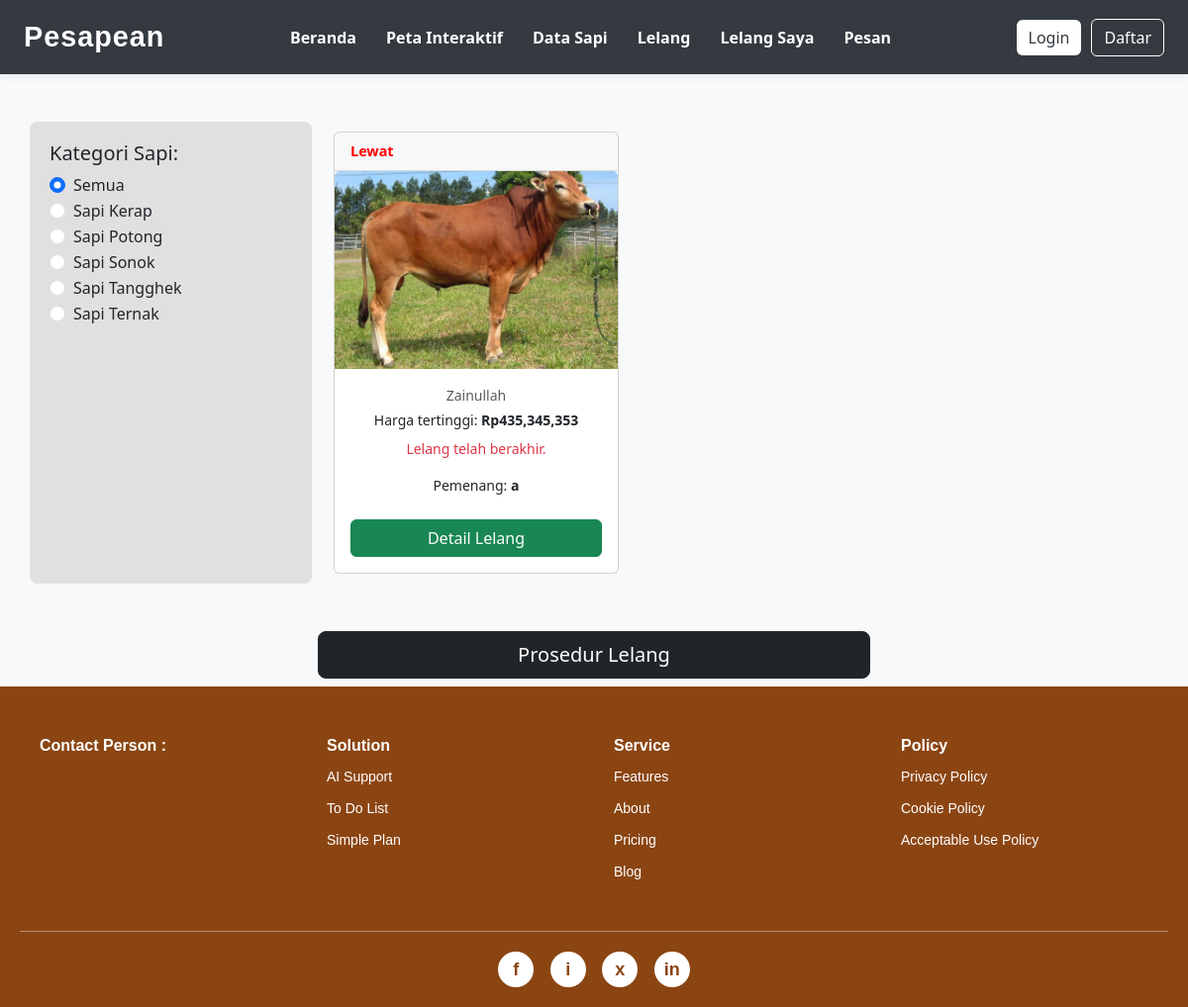
The page /pembeli/lelang.php on the database as committed earlier.
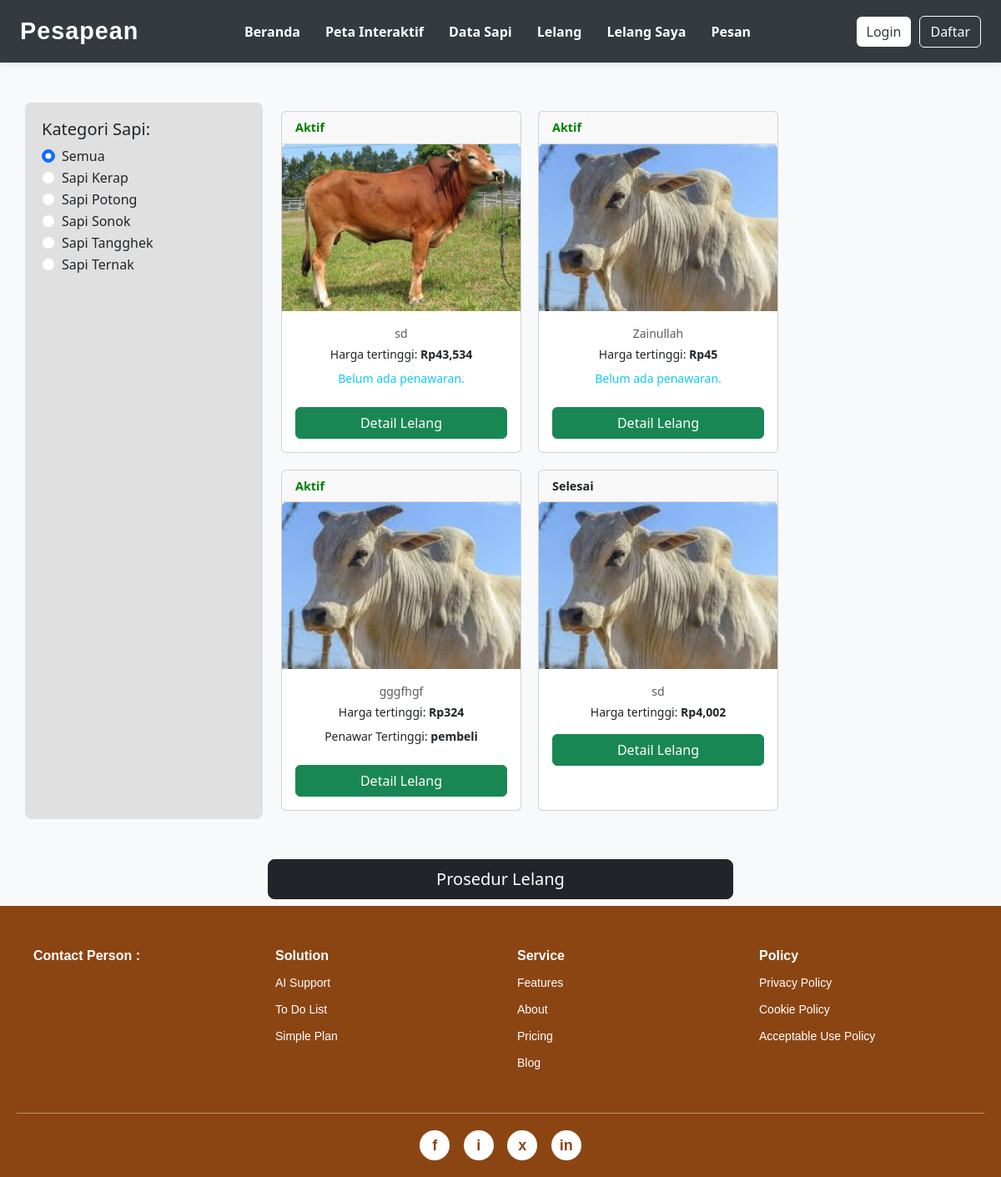
The same page on the database as committed later.
### tables this page shows
CREATE TABLE `macamsapi` (
  `id_macamSapi` int(11) NOT NULL,
  `name` varchar(100) DEFAULT NULL
);

CREATE TABLE `data_sapi` (
  `id_sapi` int(11) NOT NULL,
  `id_macamSapi` int(11) DEFAULT NULL,
  `foto_sapi` varchar(255) DEFAULT NULL,
  `harga_sapi` int(11) DEFAULT NULL,
  `nama_pemilik` varchar(100) DEFAULT NULL,
  `alamat_pemilik` varchar(255) DEFAULT NULL,
  `nomor_pemilik` varchar(20) DEFAULT NULL,
  `email_pemilik` varchar(100) DEFAULT NULL,
  `createdAt` datetime DEFAULT NULL,
  `updatedAt` datetime DEFAULT NULL,
  `latitude` varchar(50) DEFAULT NULL,
  `longitude` varchar(50) DEFAULT NULL,
  `jenis_kelamin` enum('jantan','betina') DEFAULT NULL,
  `id_user_penjual` int(11) DEFAULT NULL
);

CREATE TABLE `lelang` (
  `id_lelang` int(11) NOT NULL,
  `id_sapi` int(11) DEFAULT NULL,
  `harga_awal` int(11) DEFAULT NULL,
  `harga_tertinggi` int(11) DEFAULT NULL,
  `id_penawaranTertinggi` int(11) DEFAULT NULL,
  `batas_waktu` datetime DEFAULT NULL,
  `status` varchar(50) DEFAULT NULL,
  `approved_by_admin` tinyint(1) DEFAULT '0',
  `approved_at` datetime DEFAULT NULL,
  `id_admin_approver` int(11) DEFAULT NULL,
  `createdAt` datetime DEFAULT NULL,
  `updatedAt` datetime DEFAULT NULL,
  `id_user` int(11) DEFAULT NULL
);

CREATE TABLE `users` (
  `id_user` int(11) NOT NULL,
  `username` varchar(50) DEFAULT NULL,
  `email` varchar(100) DEFAULT NULL,
  `password` varchar(100) DEFAULT NULL,
  `createdAt` datetime DEFAULT NULL,
  `updateAt` datetime DEFAULT NULL,
  `id_role` int(11) DEFAULT NULL
);

### pembeli/lelang.php (the view, shortened to what this page needs)
<?php
include '../koneksi.php';
mysqli_query($koneksi, "
    UPDATE lelang
    SET status = 'Lewat', updatedAt = NOW()
    WHERE batas_waktu < NOW() AND status = 'Aktif'
");
$queryKategori = mysqli_query($koneksi, "SELECT id_macamSapi, name FROM macamSapi ORDER BY name ASC");
$selectedKategori = isset($_GET['kategori']) ? $_GET['kategori'] : 'semua';
$queryDataSapi = mysqli_query($koneksi, "
    SELECT
        ds.id_sapi,
        ds.foto_sapi,
        ds.nama_pemilik,
        ms.name AS kategori,
        l.id_lelang,
        l.harga_tertinggi,
        l.status,
        l.batas_waktu,
        u.username AS nama_penawar_tertinggi,
        u.id_user AS id_penawar_tertinggi -- Menambahkan ID penawar tertinggi
    FROM data_sapi ds
    INNER JOIN macamSapi ms ON ds.id_macamSapi = ms.id_macamSapi
    INNER JOIN lelang l ON ds.id_sapi = l.id_sapi
    LEFT JOIN Penawaran p ON l.id_penawaranTertinggi = p.id_penawaran -- Gabung dengan Penawaran
    LEFT JOIN users u ON p.id_user = u.id_user -- Gabung dengan users untuk detail penawar
    WHERE l.status != 'Pending' AND l.status != 'Ditolak' " .
    ($selectedKategori != 'semua' ? "AND ms.id_macamSapi = '" . mysqli_real_escape_string($koneksi, $selectedKategori) . "'" : "") . "
    ORDER BY l.createdAt DESC
");
?>
<!DOCTYPE html>
<html>
<head>
    <link rel="stylesheet" href="../style.css">
    <link href="https://cdn.jsdelivr.net/npm/bootstrap@5.3.3/dist/css/bootstrap.min.css" rel="stylesheet">
    <link rel="stylesheet" href="https://cdnjs.cloudflare.com/ajax/libs/font-awesome/6.5.0/css/all.min.css" />
</head>
<body class="bg-light">
    <header class="main-header">
        <nav class="navbar">
            <div class="logo">
                <a href="../pembeli/beranda.php">Pesapean</a>
            </div>
            <ul class="nav-links">
                <li><a href="../pembeli/beranda.php">Beranda</a></li>
                <li><a href="../pembeli/peta.php">Peta Interaktif</a></li>
                <li><a href="../pembeli/data_sapi.php?jenis=sonok">Data Sapi</a></li>
                <li><a href="../pembeli/lelang.php">Lelang</a></li>
                <li><a href="../pembeli/lelang_diikuti.php">Lelang Saya</a></li>
                <li><a href="../pembeli/pesan.php">Pesan</a></li>
            </ul>
            <div class="auth-links">
                <?php
                if (isset($_SESSION['id_user'])) {
                    echo '<a href="../auth/profile.php" class="btn btn-primary">Profile</a>';
                } else {
                    echo '<a href="../login.php" class="btn btn-primary">Login</a>';
                    echo '<a href="../register.php" class="btn btn-outline-primary">Daftar</a>';
                }
                ?>
            </div>
        </nav>
    </header>
    <div class="container mt-5">
        <div class="row">
            <div class="col-md-3 filter-box">
                <h5>Kategori Sapi:</h5>
                <form method="GET" action="">
                    <div class="form-check">
                        <input class="form-check-input" type="radio" name="kategori" id="semua" value="semua" onchange="this.form.submit()" <?= ($selectedKategori == 'semua') ? 'checked' : '' ?>>
                        <label class="form-check-label" for="semua">Semua</label>
                    </div>
                    <?php while ($kategori = mysqli_fetch_assoc($queryKategori)) : ?>
                        <div class="form-check">
                            <input class="form-check-input" type="radio" name="kategori" value="<?= htmlspecialchars($kategori['id_macamSapi']); ?>" id="kategori<?= htmlspecialchars($kategori['id_macamSapi']); ?>" onchange="this.form.submit()" <?= ($selectedKategori == $kategori['id_macamSapi']) ? 'checked' : '' ?>>
                            <label class="form-check-label" for="kategori<?= htmlspecialchars($kategori['id_macamSapi']); ?>">
                                <?= htmlspecialchars($kategori['name']); ?>
                            </label>
                        </div>
                    <?php endwhile; ?>
                </form>
            </div>
            <div class="col-md-9 d-flex flex-wrap">
                <?php while ($sapi = mysqli_fetch_assoc($queryDataSapi)) : ?>
                    <div class="card card-sapi">
                        <div class="card-header status <?= strtolower($sapi['status']); ?>">
                            <?= htmlspecialchars($sapi['status']); ?>
                        </div>
                        <img src="../uploads_sapi/<?= htmlspecialchars($sapi['foto_sapi']); ?>" class="card-img-top" alt="gambar sapi" style="height: 200px; object-fit: cover;">
                        <div class="card-body">
                            <p class="card-text text-center text-muted small mb-1"><?= htmlspecialchars($sapi['nama_pemilik']); ?></p>
                            <p class="card-text text-center small mb-2">
                                Harga tertinggi: <strong>Rp<?= number_format($sapi['harga_tertinggi']); ?></strong>
                            </p>
                            <?php if ($sapi['status'] == 'Aktif' || $sapi['status'] == 'Sedang') :
                            ?>
                                <?php if (!empty($sapi['nama_penawar_tertinggi'])) : ?>
                                    <p class="card-text text-center small mt-2">
                                        Penawar Tertinggi:
                                        <strong>
                                            <?= htmlspecialchars($sapi['nama_penawar_tertinggi']); ?>
                                        </strong>
                                    </p>
                                <?php else : ?>
                                    <p class="card-text text-center small mt-2 text-info">
                                        Belum ada penawaran.
                                    </p>
                                <?php endif; ?>
                            <?php elseif ($sapi['status'] == 'Lewat') : ?>
                                <p class="card-text text-center small mt-2 text-danger">
                                    Lelang telah berakhir.
                                </p>
                                <?php if (!empty($sapi['nama_penawar_tertinggi'])) : ?>
                                    <p class="card-text text-center small mt-1">
                                        Pemenang: <strong><?= htmlspecialchars($sapi['nama_penawar_tertinggi']); ?></strong>
                                    </p>
                                <?php else : ?>
                                    <p class="card-text text-center small mt-1">
                                        Tidak ada pemenang.
                                    </p>
                                <?php endif; ?>
                            <?php endif; ?>
                            <a href="../pembeli/detail.php?id=<?= htmlspecialchars($sapi['id_sapi']); ?>&id_lelang=<?= htmlspecialchars($sapi['id_lelang']); ?>" class="btn btn-success w-100 mt-2">Detail Lelang</a>
                        </div>
                    </div>
                <?php endwhile; ?>
            </div>
        </div>
        <div class="row mt-5">
            <div class="col text-center">
                <a href="prosedur.php" class="btn btn-dark btn-lg w-50 mb-2">Prosedur Lelang</a><br>
            </div>
        </div>
    </div>
    <?php include '../footer.php'; ?> <script src="https://cdn.jsdelivr.net/npm/bootstrap@5.3.3/dist/js/bootstrap.bundle.min.js"></script>
</body>
</html>

### footer.php (shortened to what this page needs)
<footer>
    <div class="footer-top">
        <div class="footer-column">
            <h4>Contact Person :</h4>
        </div>
        <div class="footer-column">
            <h4>Solution</h4>
            <ul>
                <li><a href="#">AI Support</a></li>
                <li><a href="#">To Do List</a></li>
                <li><a href="#">Simple Plan</a></li>
            </ul>
        </div>
        <div class="footer-column">
            <h4>Service</h4>
            <ul>
                <li><a href="#">Features</a></li>
                <li><a href="#">About</a></li>
                <li><a href="#">Pricing</a></li>
                <li><a href="#">Blog</a></li>
            </ul>
        </div>
        <div class="footer-column">
            <h4>Policy</h4>
            <ul>
                <li><a href="#">Privacy Policy</a></li>
                <li><a href="#">Cookie Policy</a></li>
                <li><a href="#">Acceptable Use Policy</a></li>
            </ul>
        </div>
    </div>
    <div class="footer-icons">
        <a href="#">f</a>
        <a href="#">i</a>
        <a href="#">x</a>
        <a href="#">in</a>
    </div>
</footer>

### style.css (style rules this page uses)
:root { --primary-color: #f0c040; --secondary-color: #333; --accent-color: #555; --background-light: #f8f8f8; --text-color: #333; --white-color: #ffffff; --border-radius: 8px; --transition-speed: 0.3s ease; }
body { background-color: var(--background-light); font-family: 'Open Sans', Arial, sans-serif; margin: 0; padding: 0; line-height: 1.6; color: var(--text-color); }
a { text-decoration: none; color: var(--primary-color); transition: color var(--transition-speed); }
.btn { display: inline-block; padding: 12px 25px; border: none; border-radius: 5px; cursor: pointer; font-size: 16px; font-weight: 600; transition: background-color var(--transition-speed), color var(--transition-speed); }
.btn-primary { background-color: var(--primary-color); color: var(--secondary-color); }
.main-header { background-color: var(--secondary-color); color: var(--white-color); padding: 15px 0; box-shadow: 0 2px 5px rgba(0, 0, 0, 0.1); }
.navbar { display: flex; justify-content: space-between; align-items: center; max-width: 1200px; margin: 0 auto; padding: 0 20px; }
.navbar .logo a { font-size: 28px; font-weight: 700; color: var(--primary-color); letter-spacing: 1px; }
.navbar .nav-links { list-style: none; margin: 0; padding: 0; display: flex; gap: 30px; }
.navbar .nav-links a { color: var(--white-color); font-weight: 600; font-size: 16px; position: relative; }
.navbar .nav-links a::after { content: ''; position: absolute; width: 0; height: 2px; background-color: var(--primary-color); left: 0; bottom: -5px; transition: width var(--transition-speed); }

### pembeli/lelang.php (style rules this page uses)
:root { --primary-color: #343a40; --secondary-color: #6c757d; --success-color: #28a745; --info-color: #17a2b8; --warning-color: #ffc107; --danger-color: #dc3545; --light-color: #f8f9fa; --dark-color: #343a40; --white-color: #ffffff; --border-color: #e9ecef; --shadow-color: rgba(0, 0, 0, 0.08); }
.filter-box { background-color: #e0e0e0; padding: 20px; border-radius: 8px; }
.card-sapi { width: 18rem; margin: 10px; }
.status { font-size: 0.9em; font-weight: bold; padding: 0.5rem 1rem; border-bottom: 1px solid rgba(0, 0, 0, .125); }
.status.aktif { color: green; }
.main-header { background-color: var(--primary-color); box-shadow: 0 2px 10px var(--shadow-color); padding: 1rem 0; margin-bottom: 2rem; }
.navbar { display: flex; justify-content: space-between; align-items: center; max-width: 1200px; margin: 0 auto; padding: 0 1.5rem; }
.navbar .logo a { font-family: 'Montserrat', sans-serif; font-size: 1.8rem; font-weight: 700; color: var(--white-color); text-decoration: none; transition: color 0.3s ease; }
.nav-links { list-style: none; margin: 0; padding: 0; display: flex; gap: 1.5rem; }
.nav-links li a { text-decoration: none; color: var(--white-color); font-weight: 600; padding: 0.5rem 0; transition: color 0.3s ease, border-bottom 0.3s ease; }
.auth-links { display: flex; gap: 10px; align-items: center; }
.auth-links .btn-primary { background-color: var(--white-color); color: var(--primary-color); border: none; }
.auth-links .btn-outline-primary { background-color: transparent; color: var(--white-color); border: 1px solid var(--white-color); }
.status.lewat { color: red; }

### footer.php (style rules this page uses)
footer { background-color: #8b4513; color: white; padding: 40px 20px 20px; font-family: Arial, sans-serif; }
.footer-top { display: flex; justify-content: space-between; flex-wrap: wrap; border-bottom: 1px solid rgba(255, 255, 255, 0.4); padding-bottom: 30px; }
.footer-column { flex: 1; min-width: 150px; margin: 10px 20px; }
.footer-column h4 { font-size: 16px; font-weight: bold; margin-bottom: 10px; }
.footer-column ul { list-style: none; padding: 0; margin: 0; }
.footer-column ul li { margin-bottom: 8px; }
.footer-column ul li a { color: white; text-decoration: none; font-size: 14px; }
.footer-icons { text-align: center; margin-top: 20px; }
.footer-icons a { display: inline-block; width: 36px; height: 36px; margin: 0 6px; background-color: white; color: #8b4513; border-radius: 50%; text-align: center; line-height: 36px; font-size: 18px; text-decoration: none; font-weight: bold; }

Rows that differ between the two databases and show on the page:
removed data_sapi: lelang.status "Lewat", foto_sapi (picture), nama_pemilik "Zainullah", lelang.harga_tertinggi "435,345,353", users.username "a"
added data_sapi: lelang.status "Aktif", foto_sapi (picture), nama_pemilik "sd", lelang.harga_tertinggi "43,534", shows "Belum ada penawaran."
added data_sapi: lelang.status "Aktif", foto_sapi (picture), nama_pemilik "Zainullah", lelang.harga_tertinggi "45", shows "Belum ada penawaran."
added data_sapi: lelang.status "Aktif", foto_sapi (picture), nama_pemilik "gggfhgf", lelang.harga_tertinggi "324", users.username "pembeli"
added data_sapi: lelang.status "Selesai", foto_sapi (picture), nama_pemilik "sd", lelang.harga_tertinggi "4,002"
